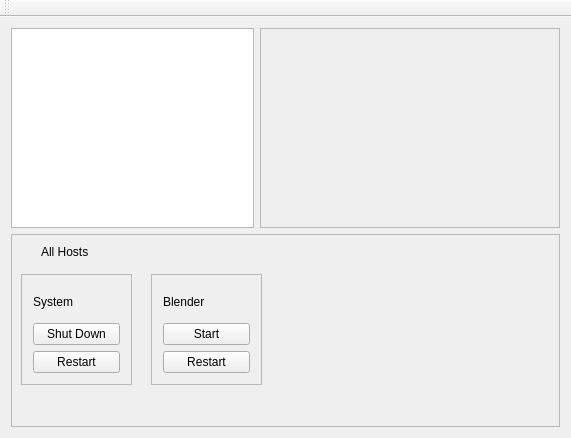
<?xml version="1.0" encoding="UTF-8"?>
<ui version="4.0">
 <class>RenderFarmManagerWindow</class>
 <widget class="QMainWindow" name="RenderFarmManagerWindow">
  <property name="geometry">
   <rect>
    <x>0</x>
    <y>0</y>
    <width>571</width>
    <height>438</height>
   </rect>
  </property>
  <property name="windowTitle">
   <string>RenderFarmManagerWindow</string>
  </property>
  <widget class="QWidget" name="centralWidget">
   <layout class="QGridLayout" name="gridLayout">
    <item row="0" column="0">
     <layout class="QHBoxLayout" name="horizontalLayout">
      <item>
       <widget class="QTreeView" name="treeView">
        <property name="sizePolicy">
         <sizepolicy hsizetype="MinimumExpanding" vsizetype="MinimumExpanding">
          <horstretch>0</horstretch>
          <verstretch>0</verstretch>
         </sizepolicy>
        </property>
        <property name="minimumSize">
         <size>
          <width>200</width>
          <height>200</height>
         </size>
        </property>
       </widget>
      </item>
      <item>
       <widget class="QFrame" name="frame_2">
        <property name="sizePolicy">
         <sizepolicy hsizetype="MinimumExpanding" vsizetype="MinimumExpanding">
          <horstretch>0</horstretch>
          <verstretch>0</verstretch>
         </sizepolicy>
        </property>
        <property name="minimumSize">
         <size>
          <width>300</width>
          <height>200</height>
         </size>
        </property>
        <property name="frameShape">
         <enum>QFrame::StyledPanel</enum>
        </property>
        <property name="frameShadow">
         <enum>QFrame::Sunken</enum>
        </property>
        <zorder>frame</zorder>
        <zorder>frame</zorder>
       </widget>
      </item>
     </layout>
    </item>
    <item row="1" column="0">
     <widget class="QFrame" name="frame">
      <property name="sizePolicy">
       <sizepolicy hsizetype="MinimumExpanding" vsizetype="MinimumExpanding">
        <horstretch>0</horstretch>
        <verstretch>0</verstretch>
       </sizepolicy>
      </property>
      <property name="minimumSize">
       <size>
        <width>0</width>
        <height>80</height>
       </size>
      </property>
      <property name="frameShape">
       <enum>QFrame::StyledPanel</enum>
      </property>
      <property name="frameShadow">
       <enum>QFrame::Sunken</enum>
      </property>
      <widget class="QFrame" name="frame_3">
       <property name="geometry">
        <rect>
         <x>140</x>
         <y>40</y>
         <width>111</width>
         <height>111</height>
        </rect>
       </property>
       <property name="frameShape">
        <enum>QFrame::StyledPanel</enum>
       </property>
       <property name="frameShadow">
        <enum>QFrame::Raised</enum>
       </property>
       <layout class="QVBoxLayout" name="verticalLayout">
        <item>
         <widget class="QLabel" name="label">
          <property name="text">
           <string>Blender</string>
          </property>
         </widget>
        </item>
        <item>
         <widget class="QPushButton" name="pushButton">
          <property name="text">
           <string>Start</string>
          </property>
         </widget>
        </item>
        <item>
         <widget class="QPushButton" name="pushButton_2">
          <property name="text">
           <string>Restart</string>
          </property>
         </widget>
        </item>
       </layout>
      </widget>
      <widget class="QLabel" name="label_2">
       <property name="geometry">
        <rect>
         <x>30</x>
         <y>10</y>
         <width>62</width>
         <height>16</height>
        </rect>
       </property>
       <property name="text">
        <string>All Hosts</string>
       </property>
      </widget>
      <widget class="QFrame" name="frame_4">
       <property name="geometry">
        <rect>
         <x>10</x>
         <y>40</y>
         <width>111</width>
         <height>111</height>
        </rect>
       </property>
       <property name="frameShape">
        <enum>QFrame::StyledPanel</enum>
       </property>
       <property name="frameShadow">
        <enum>QFrame::Raised</enum>
       </property>
       <layout class="QVBoxLayout" name="verticalLayout_2">
        <item>
         <widget class="QLabel" name="label_3">
          <property name="text">
           <string>System</string>
          </property>
         </widget>
        </item>
        <item>
         <widget class="QPushButton" name="pushButton_3">
          <property name="text">
           <string>Shut Down</string>
          </property>
         </widget>
        </item>
        <item>
         <widget class="QPushButton" name="pushButton_4">
          <property name="text">
           <string>Restart</string>
          </property>
         </widget>
        </item>
       </layout>
      </widget>
     </widget>
    </item>
   </layout>
  </widget>
  <widget class="QMenuBar" name="menuBar">
   <property name="geometry">
    <rect>
     <x>0</x>
     <y>0</y>
     <width>571</width>
     <height>22</height>
    </rect>
   </property>
  </widget>
  <widget class="QToolBar" name="mainToolBar">
   <attribute name="toolBarArea">
    <enum>TopToolBarArea</enum>
   </attribute>
   <attribute name="toolBarBreak">
    <bool>false</bool>
   </attribute>
  </widget>
 </widget>
 <layoutdefault spacing="6" margin="11"/>
 <resources/>
 <connections/>
</ui>
